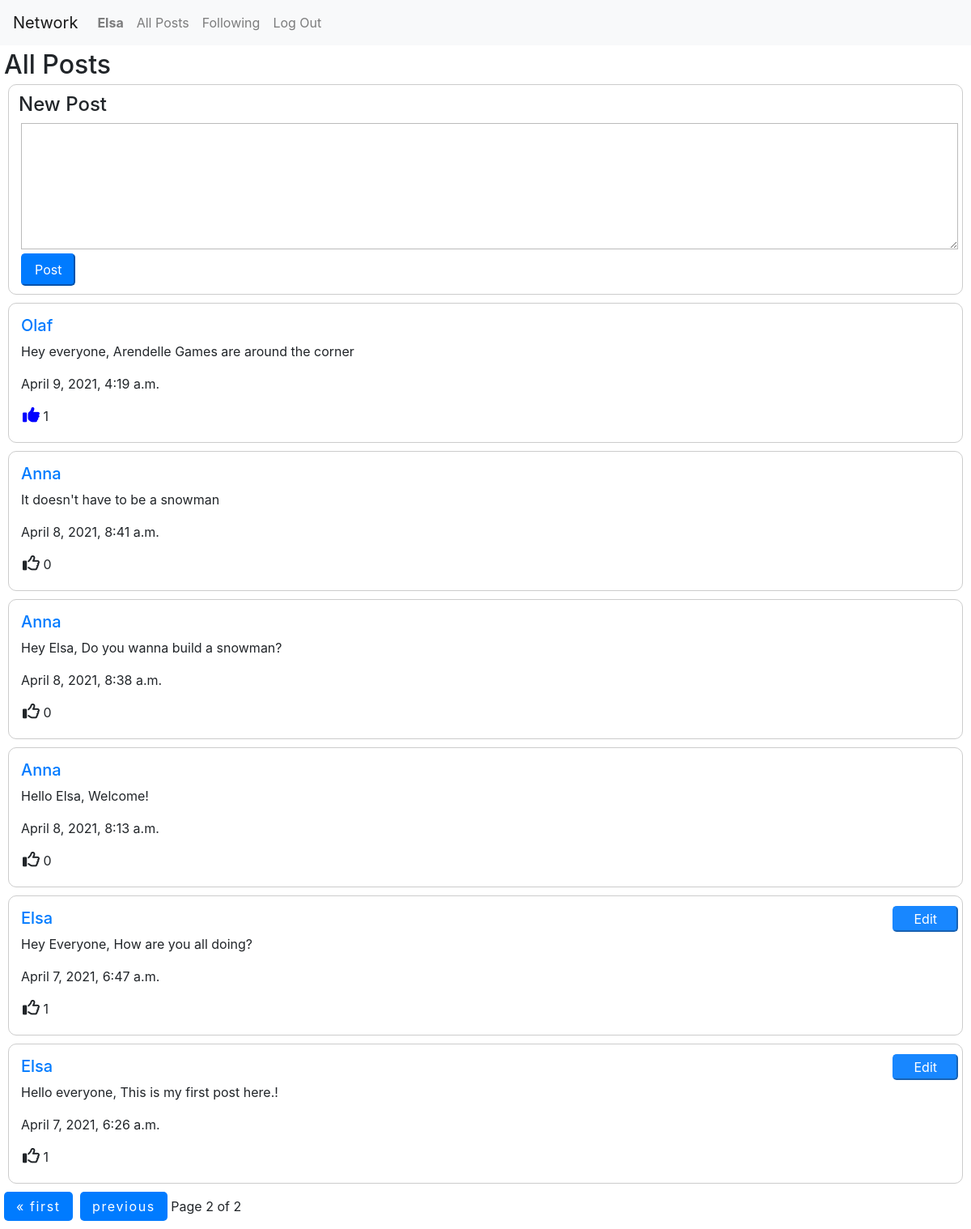
/?page=2 (signed in), run on the app's committed database.
### network/models.py (models this page shows)
class User(AbstractUser):
    pass

class Post(models.Model):
    name = models.ForeignKey(User, on_delete=models.CASCADE, related_name="user_posts")
    content = models.TextField()
    likes = models.IntegerField(default=0)
    timestamp = models.DateTimeField(auto_now_add=True)
    def __str__(self):
        return f"{self.name.username} posted on " + self.timestamp.strftime("%b %d %Y, %I:%M %p");

### network/views.py (the view)
# urls.py: path("", views.index, name="index"),
@csrf_exempt
def index(request):
    postings = Post.objects.all().order_by('-timestamp')
    paginator = Paginator(postings, 10)
    page_number = request.GET.get('page')
    page_obj = paginator.get_page(page_number)
    liked_posts = []
    for page in page_obj:
        a = Like.objects.filter(post=page)
        print(a)
        if len(a) > 0:
            for x in a:
                if x.name.username == request.user.username:
                    liked_posts.append(x.post)
    print('---------------')
    print(liked_posts)
    print('---------------')
    return render(request, "network/index.html", {
    "page_obj": page_obj, "next": next, "previous": "false", "extra_space": len(paginator.page(1).object_list), "liked_posts": liked_posts
    })

### network/models.py (called while the page is built)
    def __str__(self):
        return f"{self.name.username} liked {self.post.content}"

### network/templates/network/index.html (shortened to what this page needs)
{% extends "network/layout.html" %}
{% block body %}
{% if user.is_authenticated %}
<h2>All Posts</h2>
    <div class="NewPost">
      <h4>New Post</h4>
      <form id="post_form">
        <textarea name="name" rows="6" id="post_content"></textarea>
        <input type="submit" value="Post">
      </form>
    </div>
    <div class="displayposts">
      {% for post in page_obj %}
        <div class="displaysinglepost">
          {% if request.user.username == post.name.username %}
          <div class="editpost">
            <button type="button" class="editbutton" data-page= {{ post.id }}>Edit</button>
          </div>
          {% endif %}
          <div class="post_user">
            <a class="post_user_username" href="{% url 'users' post.name.username %}" data-user= {{ post.name.id }}><h5>{{post.name.username}}</h5></a>
          </div>
          <p>{{post.content}}</p>
          <p>{{ post.timestamp }}</p>
          <div class="like">
            {% if post in liked_posts %}
            <i class="fas fa-thumbs-up" style="font-size: 21px; color: blue;" data-page= {{ post.id }}></i>
            {% else %}
            <i class="far fa-thumbs-up" style="font-size: 21px;" data-page= {{ post.id }}></i>
            {% endif %}
            <span id="post_likes">{{ post.likes }}</span>
          </div>
        </div>
      {% endfor %}
    </div>
    <div class="pagination">
    <span class="step-links">
        {% if page_obj.has_previous %}
            <a href="?page=1">&laquo; first</a>
            <a href="?page={{ page_obj.previous_page_number }}">previous</a>
        {% endif %}
        <span class="current">
            Page {{ page_obj.number }} of {{ page_obj.paginator.num_pages }}
        </span>
    </span>
    </div>
{% endif %}
{% endblock %}

### network/templates/network/layout.html (shortened to what this page needs)
{% load static %}
<!DOCTYPE html>
<html lang="en">
    <head>
        <link rel="stylesheet" href="https://stackpath.bootstrapcdn.com/bootstrap/4.4.1/css/bootstrap.min.css">
        <link href="{% static 'network/styles.css' %}" rel="stylesheet">
    </head>
    <body>
        <nav class="navbar navbar-expand-lg navbar-light bg-light">
            <a class="navbar-brand" href="#">Network</a>
            <div>
              <ul class="navbar-nav mr-auto">
                {% if user.is_authenticated %}
                    <li class="nav-item">
                        <a class="nav-link" href="#"><strong>{{ user.username }}</strong></a>
                    </li>
                {% endif %}
                <li class="nav-item">
                  <a class="nav-link" href="{% url 'index' %}">All Posts</a>
                </li>
                {% if user.is_authenticated %}
                    <li class="nav-item">
                        <a class="nav-link" href="#">Following</a>
                    </li>
                    <li class="nav-item">
                        <a class="nav-link" href="{% url 'logout' %}">Log Out</a>
                    </li>
                {% endif %}
              </ul>
            </div>
          </nav>
        <div class="body">
            {% block body %}
            {% endblock %}
        </div>
    </body>
</html>

### network/static/network/styles.css (style rules this page uses)
* { box-sizing: border-box; }
h2 { margin: 5px; }
h4 { margin-left: 2px; }
.NewPost { margin-left: 10px; margin-right: 10px; padding: 10px; border: 1px solid #ccc; border-radius: 10px; }
.NewPost textarea { display: block; width: 100%; margin: 5px; padding: 5px; border-color: #bbb; }
.NewPost input[type="submit"], .step-links a { display: inline-block; margin-left: 5px; background-color: #007bff; border-color: #007bff; border-radius: 5px; padding: 6px 15px; color: white; }
.displaysinglepost { margin: 10px; padding: 15px; border: 1px solid #ccc; border-radius: 10px; }
.like { margin: 5px 0 5px 2px; }
.displaysinglepost { position: relative; }
.editpost { position: absolute; right: 5px; top: 12px; }
.editbutton { background-color: #007bff; border-color: #007bff; border-radius: 5px; padding: 2px 24px; color: white; opacity: 0.9; }
.step-links a { letter-spacing: 0.1em; }
.pagination { margin-bottom: 10px; }
.post_user h5 { display: inline-block; }

### data on the page
User: username "Elsa"
Post: name.username "Olaf", content "Hey everyone, Arendelle Games are around the corner", timestamp "April 9, 2021, 4:19 a.m.", likes "1"
Post: name.username "Anna", content "It doesn't have to be a snowman", timestamp "April 8, 2021, 8:41 a.m.", likes "0"
Post: name.username "Anna", content "Hey Elsa, Do you wanna build a snowman?", timestamp "April 8, 2021, 8:38 a.m.", likes "0"
Post: name.username "Anna", content "Hello Elsa, Welcome!", timestamp "April 8, 2021, 8:13 a.m.", likes "0"
Post: name.username "Elsa", content "Hey Everyone, How are you all doing?", timestamp "April 7, 2021, 6:47 a.m.", likes "1"
Post: name.username "Elsa", content "Hello everyone, This is my first post here.!", timestamp "April 7, 2021, 6:26 a.m.", likes "1"

### other printed values
{{ page_obj.number }} "2"
{{ page_obj.paginator.num_pages }} "2"
